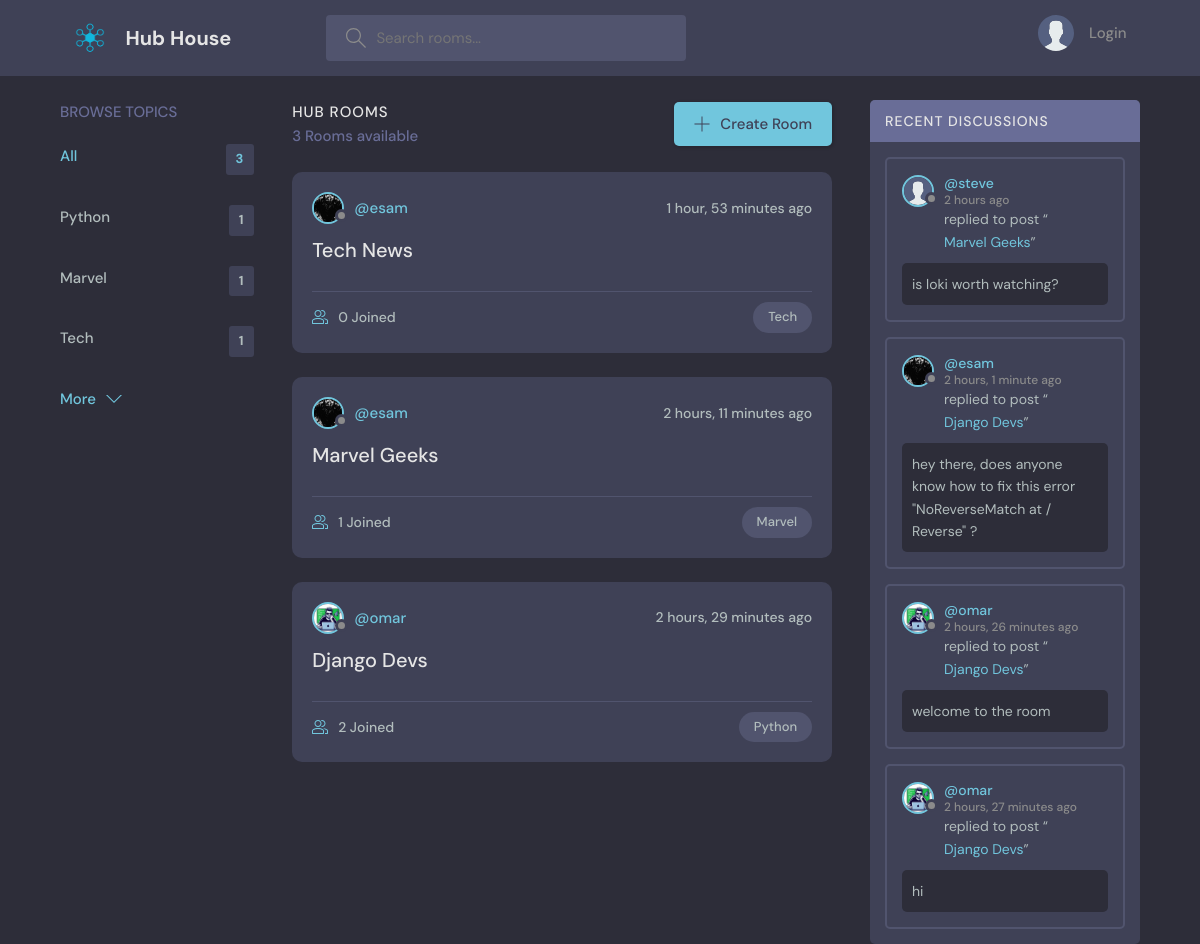
The page / on the database its author committed.
### base/models.py (models this page shows, shortened)
class Topic(models.Model):
    name = models.CharField(max_length=200)

class Room(models.Model):
    id = models.UUIDField(primary_key=True, default=uuid.uuid4, editable=False)
    host = models.ForeignKey(User, on_delete=models.SET_NULL, null=True)
    topic = models.ForeignKey(Topic, on_delete=models.SET_NULL, null=True)
    name = models.CharField(max_length=100)
    participants = models.ManyToManyField(User, related_name='participants', blank=True)
    description = models.TextField(null=True, blank=True)
    updated = models.DateTimeField(auto_now=True) # everytime save method is called, django updates date-timefield
    created = models.DateTimeField(auto_now_add = True)
    class Meta:
        ordering = ['-updated', '-created']
    def __str__(self):
        return self.name

class User(AbstractUser):
    slug = models.SlugField(primary_key=True,unique=True, blank=True, editable=False)
    username = models.CharField(max_length=150, unique=True)
    name = models.CharField(max_length=250, null=True)
    email = models.EmailField(unique=True, null=True)
    bio = models.TextField(null=True)
    avatar = models.ImageField(null = True, default = "avatar.svg")
    USERNAME_FIELD = 'email'
    REQUIRED_FIELDS = [
    ]

class Message(models.Model):
    user = models.ForeignKey(User, on_delete=models.CASCADE, null=True)
    room = models.ForeignKey(Room, on_delete=models.CASCADE)
    body = models.TextField()
    updated = models.DateTimeField(auto_now=True)
    created = models.DateTimeField(auto_now_add = True)
    class Meta:
        ordering = ['-updated', '-created']

### base/views.py (the view)
# urls.py: path('', views.home, name='home'),
def home(request):
    q = request.GET.get('q') if request.GET.get('q') != None else ''
    rooms = Room.objects.filter(
        Q(topic__name__icontains=q) |
        Q(name__icontains=q) |
        Q(description__icontains=q)
        )
    topics = Topic.objects.all()
    room_count = rooms.count()
    msgs = Message.objects.filter(
        Q(room__topic__name__icontains=q)
    )
    roomsContext = {'rooms': rooms, 'topics': topics, 'room_count':room_count, 'msgs':msgs}
    return render(request, 'base/home.html', roomsContext)

### base/templates/base/home.html (shortened to what this page needs)
{% extends 'main.html' %}
{% block content %}
   <main class="layout layout--3">
      <div class="container">
        {% include 'base/topics.html' %}
        <div class="roomList">
          <div class="roomList__header">
            <div>
              <h2>Hub Rooms</h2>
              <p>{{rooms.count}} Rooms available</p>
            </div>
            <a class="btn btn--main" href="{% url 'create-room' %}">
              <svg version="1.1" xmlns="http://www.w3.org/2000/svg" width="32" height="32" viewBox="0 0 32 32">
                <title>add</title>
                <path
                  d="M16.943 0.943h-1.885v14.115h-14.115v1.885h14.115v14.115h1.885v-14.115h14.115v-1.885h-14.115v-14.115z"
                ></path>
              </svg>
              Create Room
            </a>
          </div>
          {% include 'base/feed.html' %}
        </div>
          {% include 'base/discussion.html' %}
      </div>
    </main>
{% endblock content %}

### base/templates/base/topics.html (shortened to what this page needs)
<div class="topics">
    <div class="topics__header">
      <h2>Browse Topics</h2>
    </div>
    <ul class="topics__list">
      <li>
        <a href="{% url 'topics' %}" class="active">All <span>{{topics.count}}</span></a>
      </li>
      {% for topic in topics %}
      <li>
        <a href="{% url 'home' %}?q={{topic.name}}">{{topic.name}} <span>{{topic.room_set.all.count}}</span></a>
      </li>
      {% endfor %}
    </ul>
    <a class="btn btn--link" href="{% url 'topics' %}">
      More
      <svg version="1.1" xmlns="http://www.w3.org/2000/svg" width="32" height="32" viewBox="0 0 32 32">
        <title>chevron-down</title>
        <path d="M16 21l-13-13h-3l16 16 16-16h-3l-13 13z"></path>
      </svg>
    </a>
  </div>

### base/templates/base/feed.html (shortened to what this page needs)
{% for room in rooms %}
<div class="roomListRoom">
    <div class="roomListRoom__header">
      <a href="{% url 'profile' room.host.slug %}" class="roomListRoom__author">
        <div class="avatar avatar--small">
          <img src="{{room.host.avatar.url}}" />
        </div>
        <span>@{{ room.host.username }}</span>
      </a>
      <div class="roomListRoom__actions">
        <span>{{ room.created|timesince }} ago</span>
      </div>
    </div>
    <div class="roomListRoom__content">
      <a href="{% url 'room' room.id %}">{{room.name}}</a>
    </div>
    <div class="roomListRoom__meta">
      <a href="{% url 'room' room.id %}" class="roomListRoom__joined">
        {{room.participants.all.count}} Joined
      </a>
      <p class="roomListRoom__topic">{{room.topic.name}}</p>
    </div>
  </div>
{% endfor %}

### base/templates/base/discussion.html (shortened to what this page needs)
<div class="activities">
  <div class="activities__header">
    <h2>Recent Discussions</h2>
  </div>
  {% for msg in msgs %}
  <div class="activities__box">
    <div class="activities__boxHeader roomListRoom__header">
      <a href="{% url 'profile' msg.user.slug %}" class="roomListRoom__author">
        <div class="avatar avatar--small">
          <img src="{{msg.user.avatar.url}}" />
        </div>
        <p>
          @{{msg.user.slug}}
          <span>{{msg.created|timesince}} ago</span>
        </p>
      </a>
    </div>
    <div class="activities__boxContent">
      <p>replied to post “<a href="{% url 'room' msg.room.id %}">{{msg.room}}</a>”</p>
      <div class="activities__boxRoomContent">
        {{msg.body}}
      </div>
    </div>
  </div>
  {% endfor %}
</div>

### rows shown on the page
Topic: name "Python", room_set.all.count "1"
Topic: name "Marvel", room_set.all.count "1"
Topic: name "Tech", room_set.all.count "1"
Room: host.avatar (picture), host.username "esam", created "1 hour, 53 minutes", name "Tech News", participants.all.count "0", topic.name "Tech"
Room: host.avatar (picture), host.username "esam", created "2 hours, 11 minutes", name "Marvel Geeks", participants.all.count "1", topic.name "Marvel"
Room: host.avatar (picture), host.username "omar", created "2 hours, 29 minutes", name "Django Devs", participants.all.count "2", topic.name "Python"
Message: user.avatar (placeholder picture), user.slug "steve", created "2 hours", room "Marvel Geeks", body "is loki worth watching?"
Message: user.avatar (picture), user.slug "esam", created "2 hours, 1 minute", room "Django Devs", body "hey there, does anyone know how to fix this error \"NoReverseMatch at / Reverse\" ?"
Message: user.avatar (picture), user.slug "omar", created "2 hours, 26 minutes", room "Django Devs", body "welcome to the room"
Message: user.avatar (picture), user.slug "omar", created "2 hours, 27 minutes", room "Django Devs", body "hi"

### other values the page prints
{{ topics.count }} "3"
{{ rooms.count }} "3"
